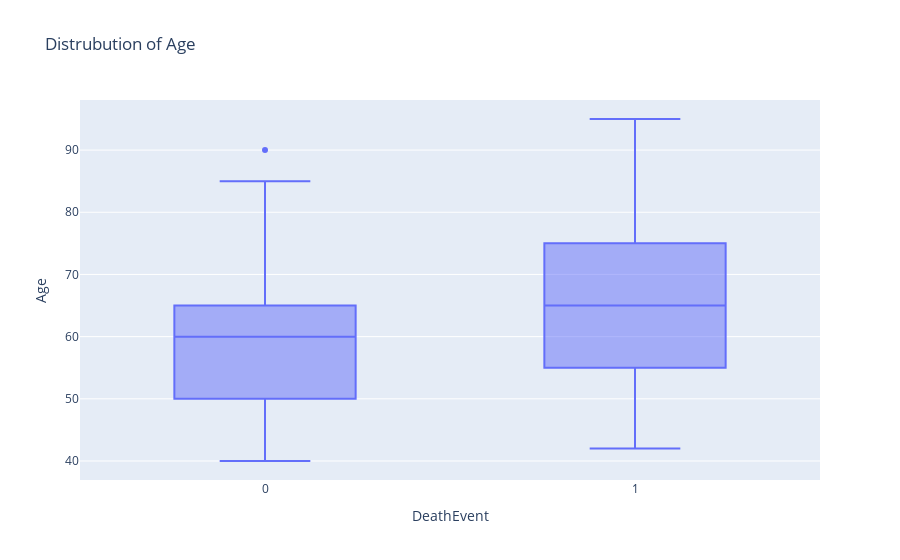

Notebook cell for this chart:
### Code cell
fig = px.box(df,y="Age",x="DeathEvent",title=f"Distrubution of Age")

fig.show()

### Figure 1 — Plotly figure (JSON) as saved in the notebook; plotly's stock layout.template omitted (floating-point values rounded to 4 significant figures; data arrays with more than 128 entries replaced by an {"elided": "..."} marker saying what was removed)
{"data": [{"alignmentgroup": "True", "hovertemplate": "DeathEvent=%{x}<br>Age=%{y}<extra></extra>", "legendgroup": "", "marker": {"color": "#636efa"}, "name": "", "notched": false, "offsetgroup": "", "orientation": "v", "showlegend": false, "type": "box", "x": {"elided": "299 int values"}, "x0": " ", "xaxis": "x", "y": {"elided": "299 float values"}, "y0": " ", "yaxis": "y"}], "layout": {"boxmode": "group", "legend": {"tracegroupgap": 0}, "title": {"text": "Distrubution of Age"}, "xaxis": {"anchor": "y", "domain": [0, 1], "title": {"text": "DeathEvent"}}, "yaxis": {"anchor": "x", "domain": [0, 1], "title": {"text": "Age"}}}}
